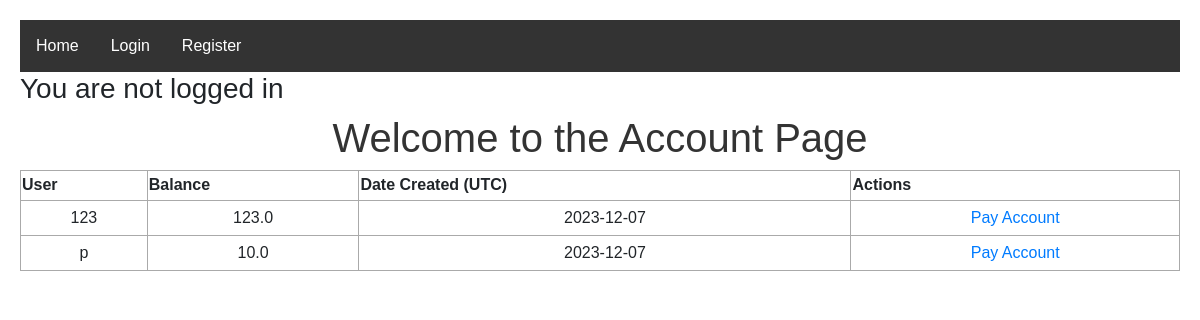
/account, run on an earlier commit of the app's database.
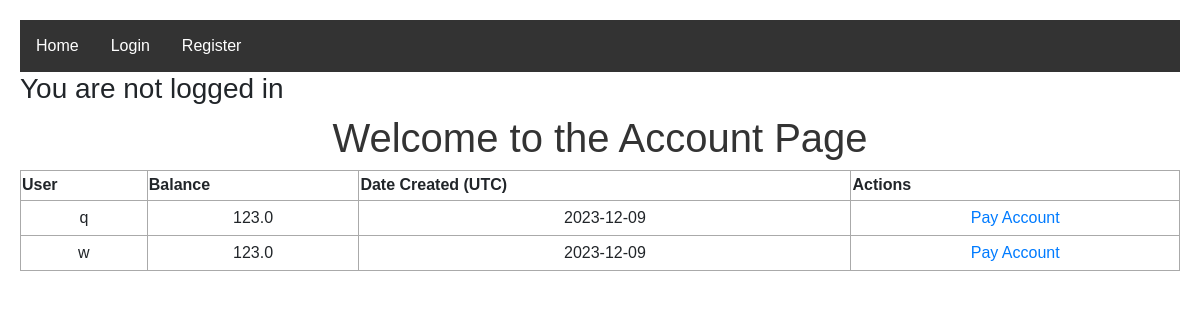
And on a later commit of the database.
### app.py (models this page shows, shortened)
class Users(UserMixin, db.Model):
    id = db.Column(db.Integer, primary_key=True)
    username = db.Column(db.String(250), unique=True, nullable=False)
    password = db.Column(db.String(250), nullable=False)
    balance = db.Column(db.Float, nullable=False)
    date_created = db.Column(db.DateTime, default=datetime.utcnow)

### app.py (the view)
@app.route('/account', methods=['POST', 'GET'])
def account():
    users = Users.query.order_by(Users.date_created).all()
    return render_template('account.html', users=users)

### templates/account.html (shortened to what this page needs)
{% extends 'base.html' %}
{% block body %}
    <h1>Welcome to the Account Page</h1>
    <div>
        <table>
            <tr>
                <th>User</th>
                <th>Balance</th>
                <th>Date Created (UTC)</th>
                <th>Actions</th>
            </tr>
            {% for user in users %}
                <tr>
                    <td>{{ user.username }}</td>
                    <td>{{ user.balance }}</td>
                    <td>{{ user.date_created.date() }}</td>
                    {% if user == current_user %}
                    <td>
                        <a href="/delete/{{ user.id }}">DELETE Account</a>
                    </td>
                    {% else: %}
                    <td>
                        <a href="/delete/{{ user.id }}">Pay Account</a>
                    </td>
                    {% endif %}
                </tr>
            {% endfor %}
        </table>
    </div>
{% endblock %}

### templates/base.html (shortened to what this page needs)
<!DOCTYPE html>
<html lang="en">
  <head>
    <link rel="stylesheet" href="https://cdn.jsdelivr.net/npm/bootstrap@4.3.1/dist/css/bootstrap.min.css">
    <link rel="stylesheet" href="{{ url_for('static', filename='css/main.css') }}">
  </head>
  <body>
  {% if current_user.is_authenticated %}
    <nav>
      <a href="{{ url_for('index') }}">Home</a>
      <a href="{{ url_for('account') }}">Account</a>
      <a href="{{ url_for('ledger') }}">Ledger</a>
      <a href="/logout">Logout</a>
    </nav>
    <h3>You are logged in as "{{ current_user.username }}"</h3>
  {% else %}
    <nav>
      <a href="{{ url_for('index') }}">Home</a>
      <a href="{{ url_for('login') }}">Login</a>
      <a href="{{ url_for('register') }}">Register</a>
    </nav>
    <h3>You are not logged in</h3>
  {% endif %}
  {% block body %}{% endblock %}
  </body>
</html>

### static/css/main.css (style rules this page uses)
body { font-family: Arial, sans-serif; padding: 20px; }
h1 { color: #333; text-align: center; }
nav { background-color: #333; overflow: hidden; }
nav a { float: left; display: block; color: white; text-align: center; padding: 14px 16px; text-decoration: none; }
table, td, th { border: 1px solid #aaa; }
table { border-collapse: collapse; width: 100%; }
th { height: 30px; }
td { text-align: center; padding: 5px; }

What changed in the data, as far as the page shows it:
removed Users: username "123", balance "123.0", date_created "2023-12-07"
removed Users: username "p", balance "10.0", date_created "2023-12-07"
added Users: username "q", balance "123.0", date_created "2023-12-09"
added Users: username "w", balance "123.0", date_created "2023-12-09"
